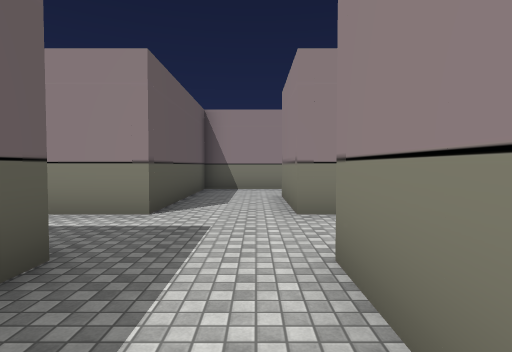
view 1 (above)

24 first-person views from a walk through a scene from a Unity 3-D project. The camera is 1.5 m above the floor, tilts 2° down and sees 80° across. The floor is counted in squares, 2 m on a side. Each view is taken from the middle of a square. On the plan, view 1 faces up. The plan holds only what a view shows up to about 10 squares ahead; the rest is blank. The place goes on beyond the plan. The player is left out. Some surface patterns are stand-ins.

view 2
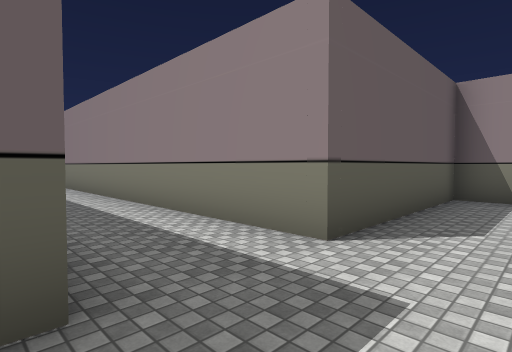

view 3
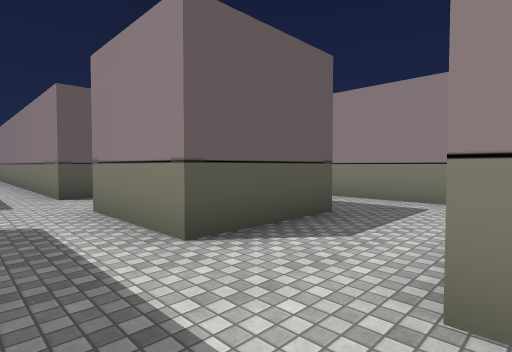

view 4
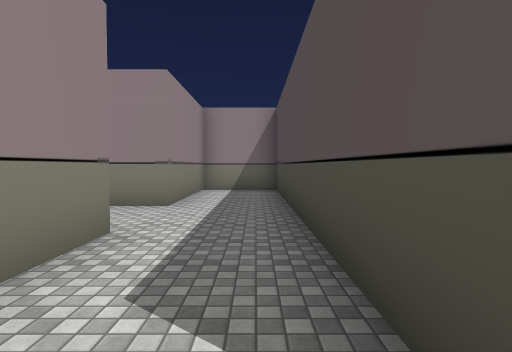

view 5
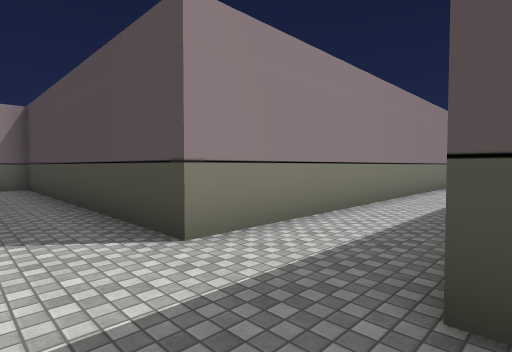

view 6
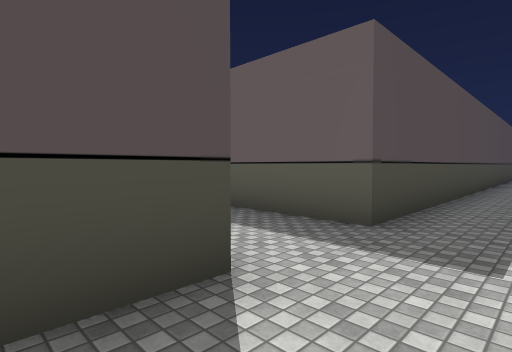

view 7
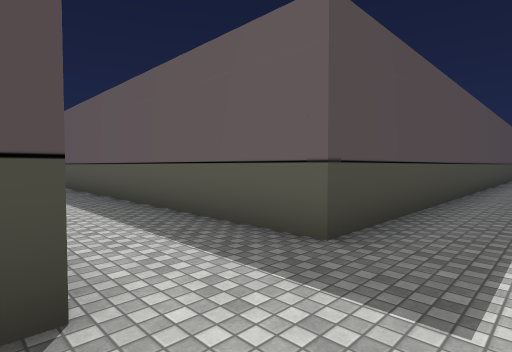

view 8
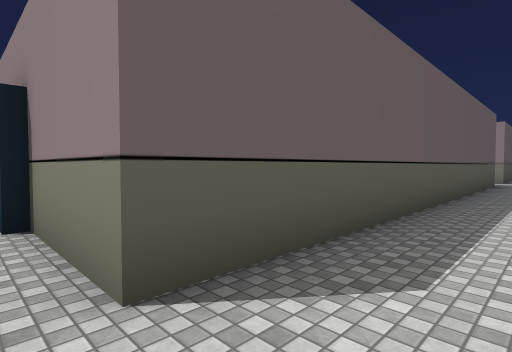

view 9
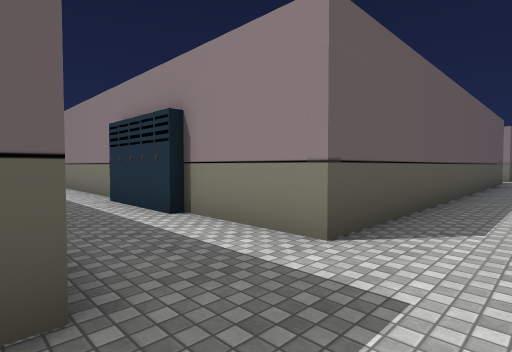

view 10
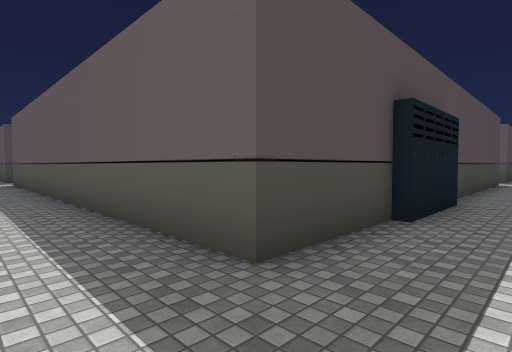

view 11
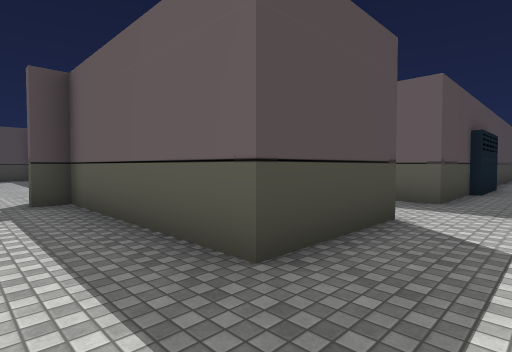

view 12
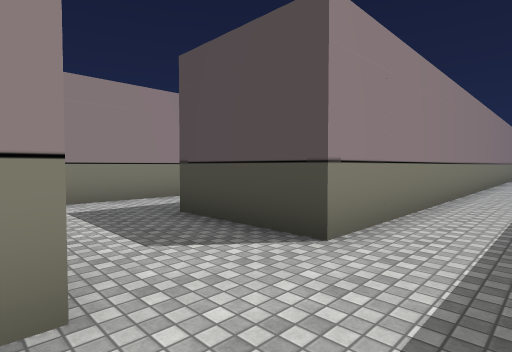

view 13
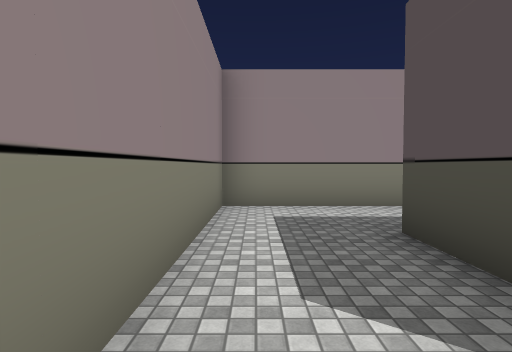

view 14
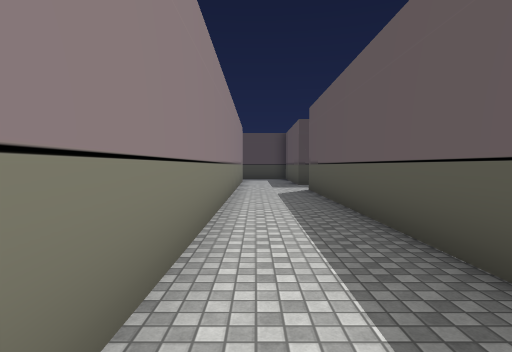

view 15
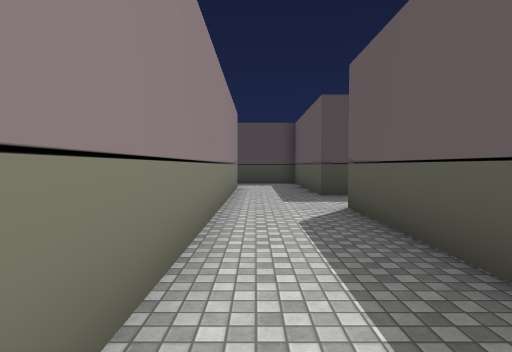

view 16
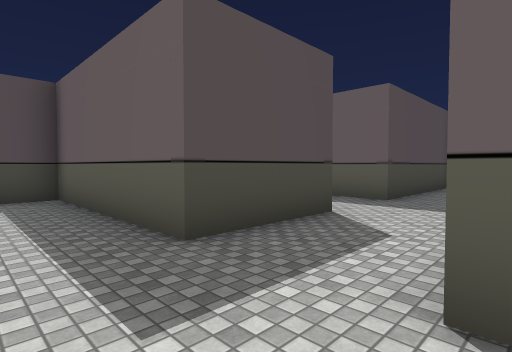

view 17
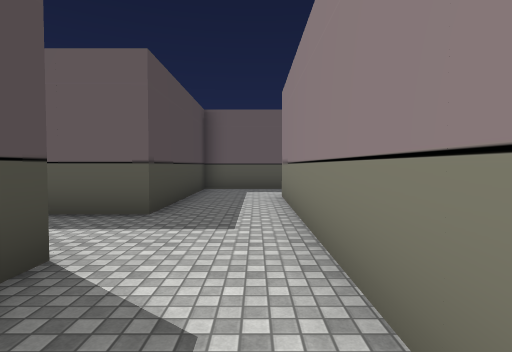

view 18
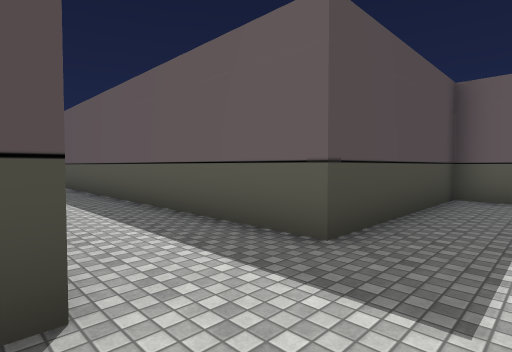

view 19
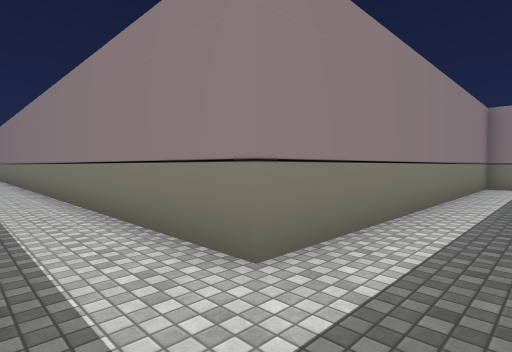

view 20
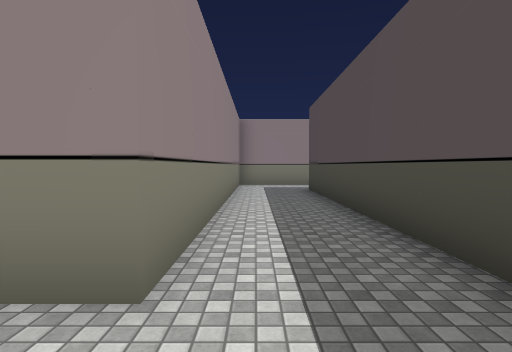

view 21
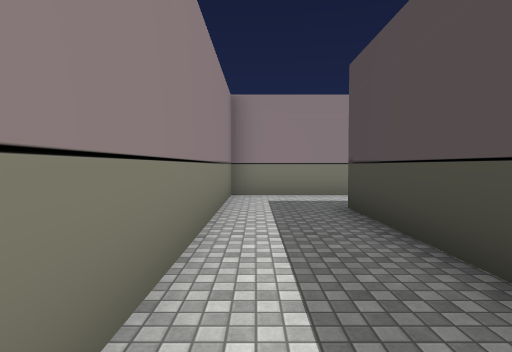

view 22
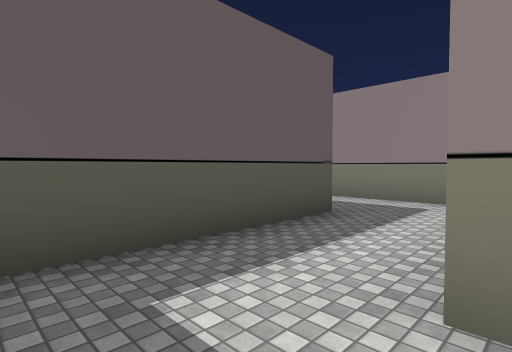

view 23
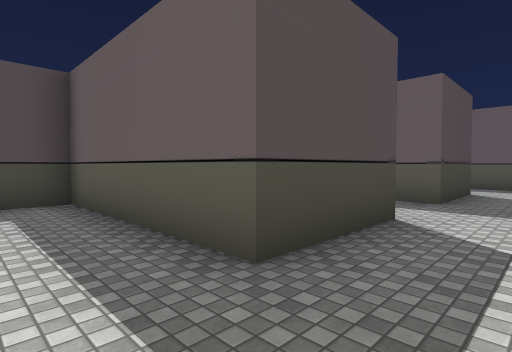

view 24
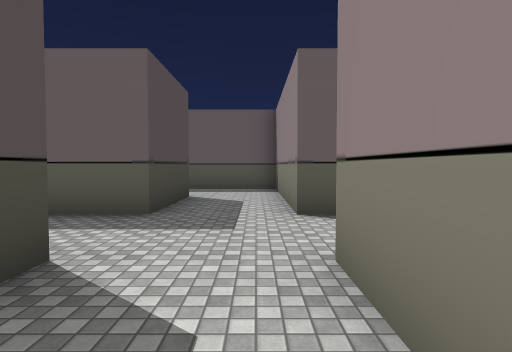

### Floor plan
Points are (right, up) in squares from view 1. A wall is a line through its corners. A room is listed if a view was taken in it or the views show most of it. See-through windows are left out.
Room 1 (views 1, 2, 3, 4, 5, 6, 7, 8, 9, 10, 11, 12, 13, 14, 15, 16, 17, 18, 19, 20, 21, 22, 23, 24)
walls: (-7.4, -10.4) (-11.4, -10.4); (-4.4, -12.6) (-1.6, -12.6) (-1.6, -25.4); (-12.6, -12.6) (-7.9, -12.6); (0.6, -7.4) (0.6, 2.4) (9.3, 2.4) (9.3, 4.6) (5.6, 4.6) (5.6, 5.8); (-10.5, -20.4) (-14.4, -20.4); (-16.6, -19.8) (-16.6, -20.4) (-21.6, -20.4) (-21.6, -23.1); (5.6, -14) (5.6, -10.4) (0.6, -10.4); (-14.5, -22.6) (-11.6, -22.6) (-11.6, -27.6) (-6.6, -27.6) (-6.6, -33.5); (-2.6, -25.4) (-9.4, -25.4); (-11.6, 2.4) (-1.6, 2.4) (-1.6, -10.4) (-4.2, -10.4); (-4.5, -27.6) (-1.6, -27.6) (-1.6, -32.6) (-0.6, -32.6); (-19.4, -22.6) (-16.6, -22.6) (-16.6, -24.2); (0.9, -32.6) (8.4, -32.6); (3.4, 7.5) (3.4, 4.6) (0.6, 4.6) (0.6, 7.4); (4.5, 9.6) (-1.6, 9.6) (-1.6, 4.6) (-11.4, 4.6); (10.5, -30.4) (0.6, -30.4) (0.6, -12.6) (3.4, -12.6) (3.4, -17.6) (4, -17.6)
objects: locker (-7, -12); locker (-7, -11); locker (-6, -12); locker (-6, -11); locker (-6, -10); locker (-5, -13); locker (-5, -12); locker (-5, -11); locker (-4, -12); locker (-4, -11)

Positions as (right, up) in squares from view 1, and headings:
1: (0, 0), facing up
2: (0, 2), facing up-left
3: (6, 3), facing up-left
4: (0, 3), facing right
5: (-2, 4), facing down-right
6: (2, 4), facing down-left
7: (1, 4), facing down-left
8: (0, -11), facing up-left
9: (0, -13), facing up-left
10: (0, -11), facing down-left
11: (5, -11), facing down-left
12: (-1, -10), facing down-right
13: (0, -11), facing right
14: (0, -16), facing down
15: (0, -20), facing down
16: (0, -25), facing down-left
17: (-2, -26), facing left
18: (-4, -26), facing down-left
19: (-1, -32), facing up-right
20: (-1, -31), facing right
21: (3, -31), facing right
22: (-9, -27), facing up-left
23: (-10, -21), facing down-left
24: (-12, -21), facing left
